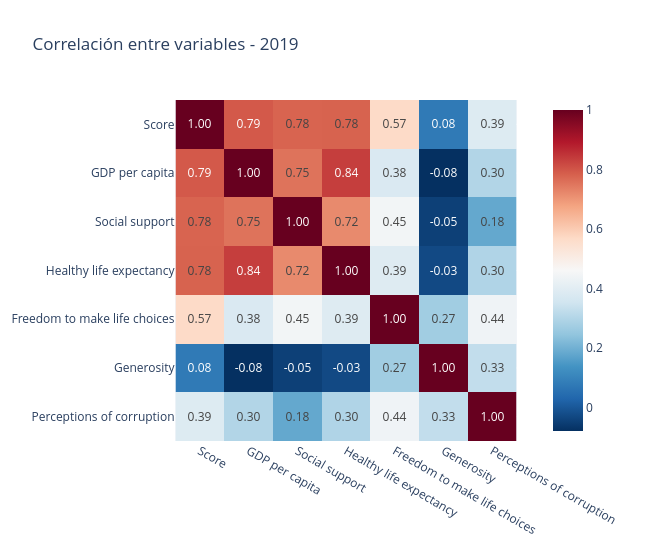

Source (notebook cell):
### Markdown cell above
## 8. Correlaciones (bonus visual)

### Code cell
import plotly.express as px

corr = df_2019[numeric_cols].corr()

fig = px.imshow(corr, text_auto=".2f", color_continuous_scale="RdBu_r",
                title="Correlación entre variables - 2019",
                width=650, height=550)
fig.show()

### Figure 1 — Plotly figure (JSON) as saved in the notebook; plotly's stock layout.template omitted (floating-point values rounded to 4 significant figures)
{"data": [{"coloraxis": "coloraxis", "hovertemplate": "x: %{x}<br>y: %{y}<br>color: %{z}<extra></extra>", "name": "0", "texttemplate": "%{z:.2f}", "type": "heatmap", "x": ["Score", "GDP per capita", "Social support", "Healthy life expectancy", "Freedom to make life choices", "Generosity", "Perceptions of corruption"], "xaxis": "x", "y": ["Score", "GDP per capita", "Social support", "Healthy life expectancy", "Freedom to make life choices", "Generosity", "Perceptions of corruption"], "yaxis": "y", "z": [[1.0, 0.7939, 0.7771, 0.7799, 0.5667, 0.07582, 0.3856], [0.7939, 1.0, 0.7549, 0.8355, 0.3791, -0.07966, 0.2989], [0.7771, 0.7549, 1.0, 0.719, 0.4473, -0.04813, 0.1819], [0.7799, 0.8355, 0.719, 1.0, 0.3904, -0.02951, 0.2953], [0.5667, 0.3791, 0.4473, 0.3904, 1.0, 0.2697, 0.4388], [0.07582, -0.07966, -0.04813, -0.02951, 0.2697, 1.0, 0.3265], [0.3856, 0.2989, 0.1819, 0.2953, 0.4388, 0.3265, 1.0]]}], "layout": {"coloraxis": {"colorscale": [[0, "rgb(5,48,97)"], [0.1, "rgb(33,102,172)"], [0.2, "rgb(67,147,195)"], [0.3, "rgb(146,197,222)"], [0.4, "rgb(209,229,240)"], [0.5, "rgb(247,247,247)"], [0.6, "rgb(253,219,199)"], [0.7, "rgb(244,165,130)"], [0.8, "rgb(214,96,77)"], [0.9, "rgb(178,24,43)"], [1, "rgb(103,0,31)"]]}, "height": 550, "title": {"text": "Correlación entre variables - 2019"}, "width": 650, "xaxis": {"anchor": "y", "constrain": "domain", "domain": [0, 1], "scaleanchor": "y"}, "yaxis": {"anchor": "x", "autorange": "reversed", "constrain": "domain", "domain": [0, 1]}}}
